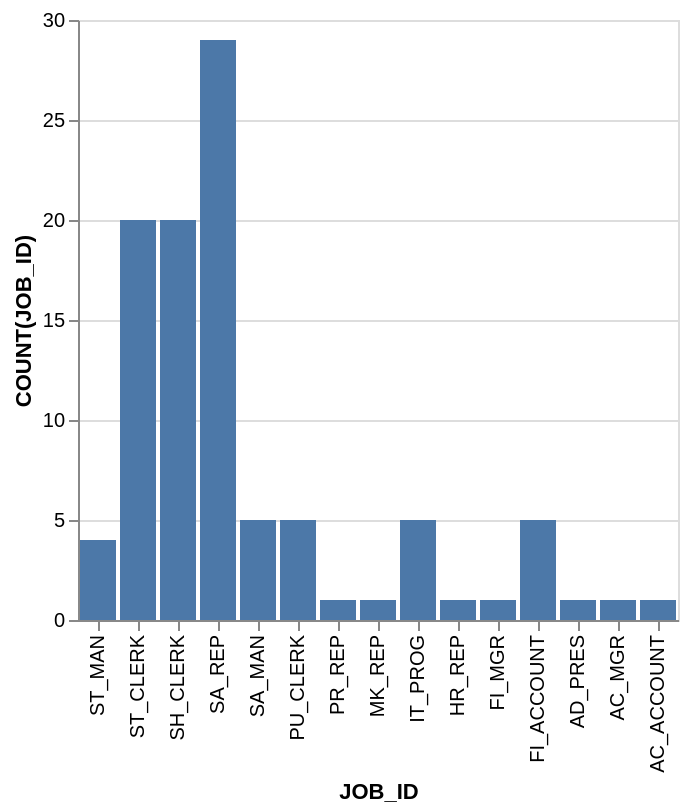

The Vega-Lite source for this figure:
### Vega-Lite specification from a JSON file in a GitHub repository (floating-point values rounded to 4 significant figures)
{"data": {"values": [{"x_data": "ST_MAN", "y_data": 4}, {"x_data": "ST_CLERK", "y_data": 20}, {"x_data": "SH_CLERK", "y_data": 20}, {"x_data": "SA_REP", "y_data": 29}, {"x_data": "SA_MAN", "y_data": 5}, {"x_data": "PU_CLERK", "y_data": 5}, {"x_data": "PR_REP", "y_data": 1}, {"x_data": "MK_REP", "y_data": 1}, {"x_data": "IT_PROG", "y_data": 5}, {"x_data": "HR_REP", "y_data": 1}, {"x_data": "FI_MGR", "y_data": 1}, {"x_data": "FI_ACCOUNT", "y_data": 5}, {"x_data": "AD_PRES", "y_data": 1}, {"x_data": "AC_MGR", "y_data": 1}, {"x_data": "AC_ACCOUNT", "y_data": 1}]}, "mark": "bar", "encoding": {"x": {"field": "x_data", "type": "nominal", "title": "JOB_ID", "sort": "descending"}, "y": {"field": "y_data", "type": "quantitative", "title": "COUNT(JOB_ID)"}}}
